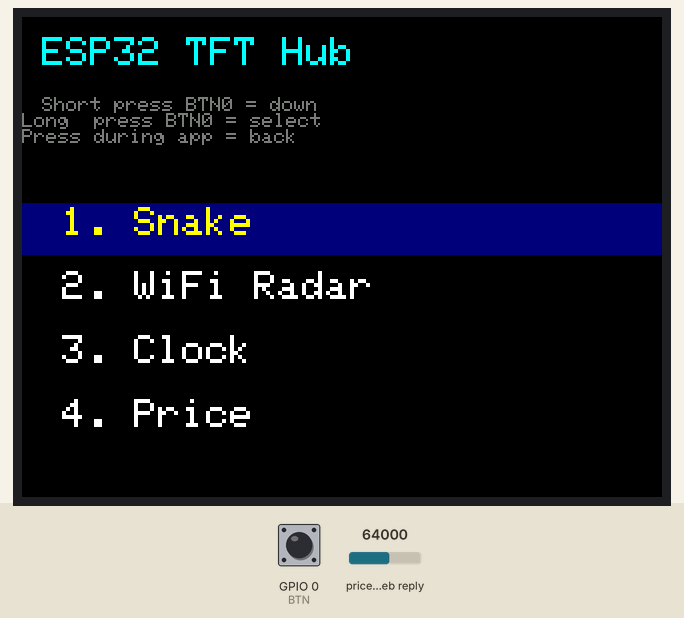
The sketch below on a simulated ESP32. On the bench: 320×240 colour display. Inputs (shaded band) come from the test bench; at power-on: GPIO 0 (BTN) HIGH, price in the web reply 64000. WiFi joins after 1.5 s; servers stay silent unless stated; random numbers use the default seed unless the sketch sets one; web services answer with replies made up by the test bench.

Above: at 1.5 s.
1.6 s: GPIO 0 (BTN) pulled LOW for 3.2 s
At 7.0 s:
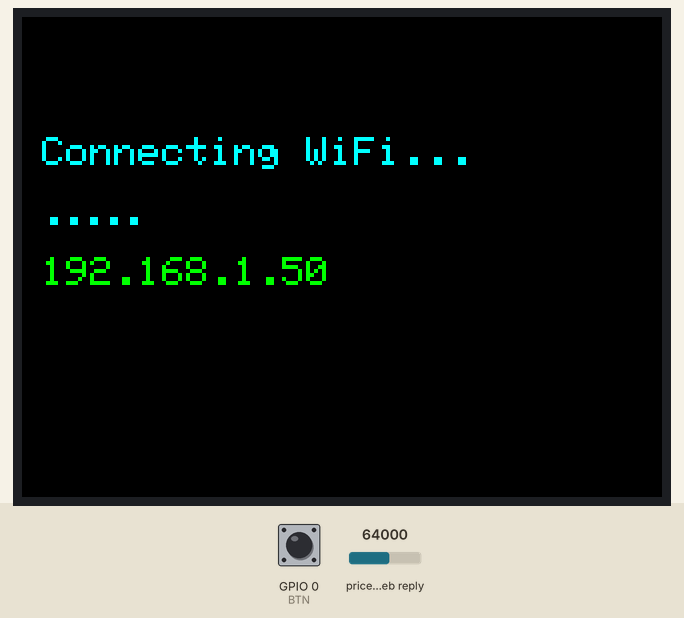
8.4 s: GPIO 0 (BTN) pulled LOW for 3.2 s
At 12.8 s:
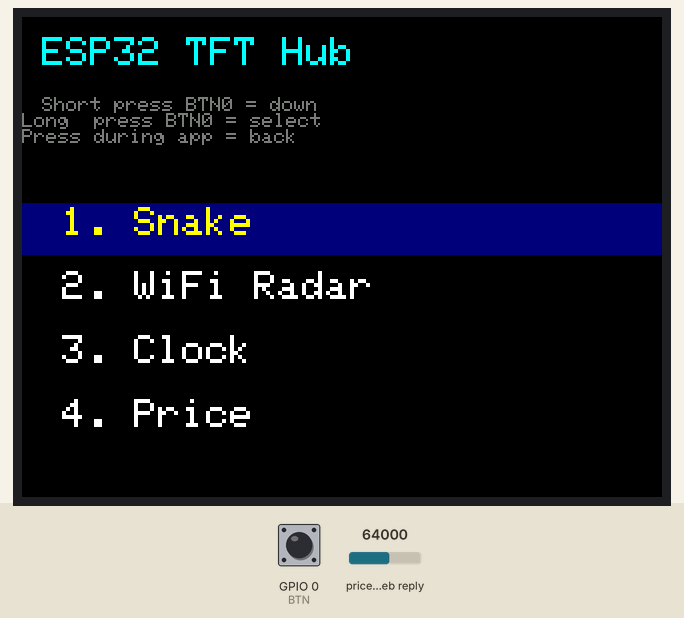
13.1 s: GPIO 0 (BTN) pulled LOW for 0.15 s
At 13.6 s:
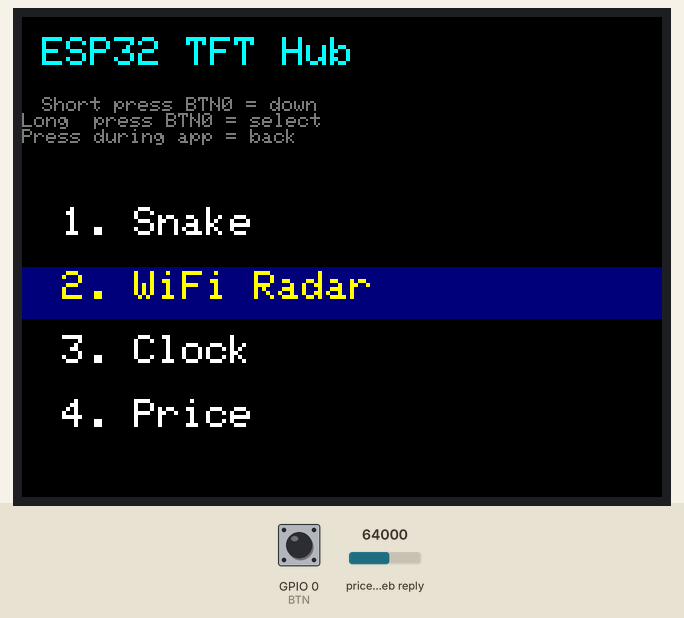
14.8 s: GPIO 0 (BTN) pulled LOW for 1 s
At 16.2 s:
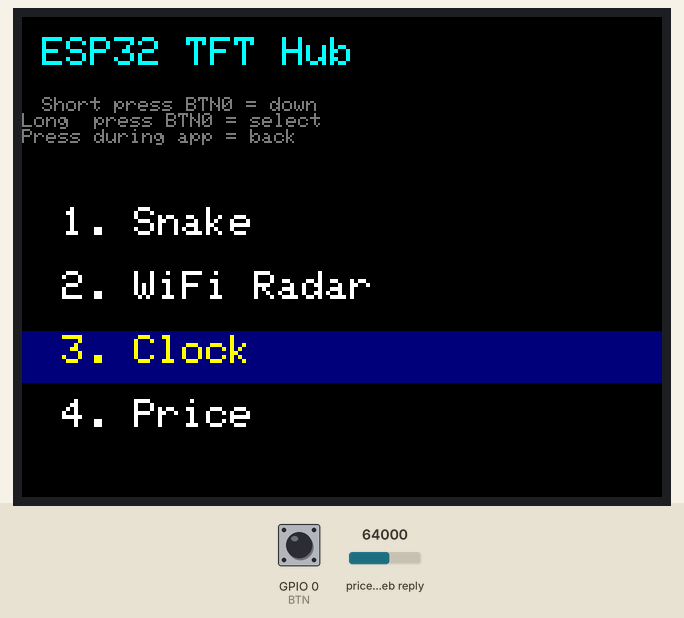
17.4 s: GPIO 0 (BTN) pulled LOW for 0.15 s
At 17.9 s:
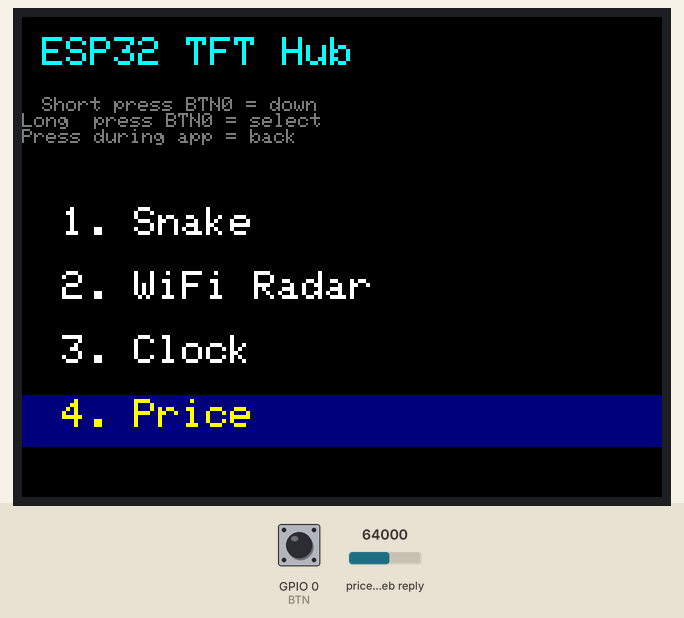
19.1 s: GPIO 0 (BTN) pulled LOW for 3.2 s
At 23.8 s:
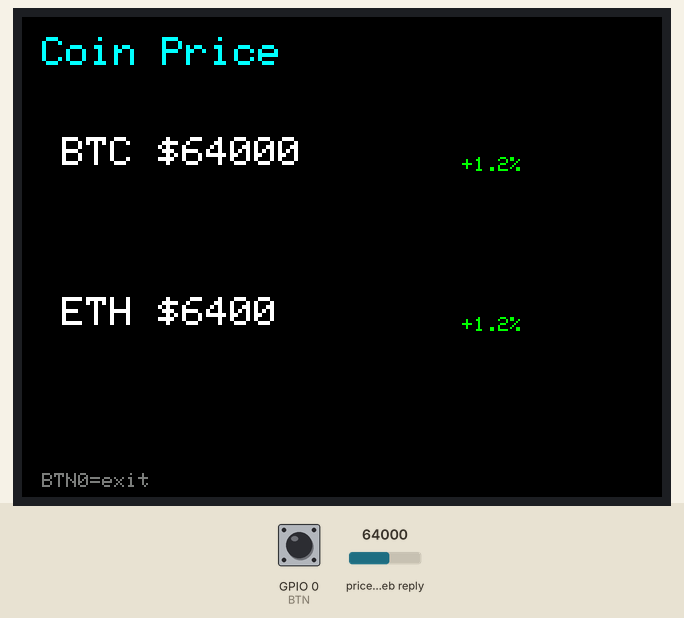
Timing chart, 0 to 25.1 s (numbered marks = the images above; inputs shaded):
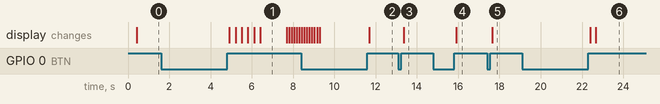

Measured:
- after the input at 1.6 s, the display: first changes after 3.3 s (image 1 shows a later state)
- after the input at 13.1 s, the display: changes after 0.25 s (image 3)
- after the input at 14.8 s, the display: changes after 1.1 s (image 4)
- after the input at 17.4 s, the display: changes after 0.25 s (image 5)
- after the input at 19.1 s, the display: first changes after 3.3 s (image 6 shows a later state)
- what the display in image 1 shows lasts 1.3 s, from 6.4 s to 7.7 s

The sketch:

tft_hub.ino
```cpp
/*
  🎮 ESP32 TFT 大礼包 · 4 合 1
  ==============================
  硬件：ESP32 + 2.4" ILI9341 TFT（仅这两块！）
  接线：TFT VCC→3V3  GND→GND  SCK→GPIO18  MOSI→GPIO23
        TFT CS→GPIO5  DC→GPIO16  RST→GPIO14  BLK→3V3
  控制：GPIO0 BOOT 键
        · 短按 = 菜单下移 / 退出当前项目
        · 长按(>1s) = 选中项目
  菜单：
    1. 🐍 Snake        贪吃蛇（手机网页遥控）
    2. 📡 WiFi Radar   扫周围 WiFi 信号
    3. 🕐 Clock        NTP 联网时钟
    4. 💰 Price        BTC/ETH 实时价
*/

#include <Adafruit_GFX.h>
#include <Adafruit_ILI9341.h>
#include <SPI.h>
#include <WiFi.h>
#include <WebServer.h>
#include <HTTPClient.h>

/* ============ 引脚 ============ */
#define TFT_MOSI 23
#define TFT_SCK  18
#define TFT_CS    5
#define TFT_DC   16
#define TFT_RST  14
#define BTN      0   // BOOT 键
Adafruit_ILI9341 tft = Adafruit_ILI9341(TFT_CS, TFT_DC, TFT_RST);

/* ============ WiFi ============ */
const char* WIFI_SSID = "YOUR_WIFI_SSID";
const char* WIFI_PASS = "YOUR_WIFI_PASSWORD";

/* ============ 菜单 ============ */
enum { MENU, SNAKE, RADAR, CLOCK, PRICE };
int current = MENU;
int menuSel = 0;
const char* items[] = { "1. Snake", "2. WiFi Radar", "3. Clock", "4. Price" };
const int ITEM_CNT = 4;

/* ============ BOOT 键检测 ============ */
bool btnPressed() { return digitalRead(BTN) == LOW; }

/* 返回：0=没按, 1=短按抬起, 2=长按抬起 */
int checkBtn() {
  static bool wasPressed = false;
  static unsigned long pressStart = 0;
  bool now = btnPressed();
  if (!wasPressed && now) { pressStart = millis(); wasPressed = true; return 0; }
  if (wasPressed && !now) {
    wasPressed = false;
    return (millis() - pressStart >= 1000) ? 2 : 1;
  }
  return 0;
}

/* ============ 联网 ============ */
bool wifiOK = false;
void connectWiFi() {
  if (WiFi.status() == WL_CONNECTED) { wifiOK = true; return; }
  tft.fillScreen(ILI9341_BLACK);
  tft.setTextColor(ILI9341_CYAN);
  tft.setTextSize(2);
  tft.setCursor(10, 60);
  tft.println("Connecting WiFi...");
  WiFi.begin(WIFI_SSID, WIFI_PASS);
  unsigned long t0 = millis();
  int dot = 0;
  while (WiFi.status() != WL_CONNECTED && millis() - t0 < 15000) {
    delay(300);
    tft.setCursor(10 + dot * 10, 90);
    tft.print(".");
    dot = (dot + 1) % 10;
  }
  wifiOK = (WiFi.status() == WL_CONNECTED);
  tft.setTextColor(wifiOK ? ILI9341_GREEN : ILI9341_RED);
  tft.setCursor(10, 120);
  tft.println(wifiOK ? WiFi.localIP().toString() : "FAIL — hotsp on?");
  delay(1200);
}

/* ============================================================ */
/*                     主菜单                                    */
/* ============================================================ */
void drawMenu() {
  tft.fillScreen(ILI9341_BLACK);
  tft.setTextColor(ILI9341_CYAN);
  tft.setTextSize(2);
  tft.setCursor(10, 10);
  tft.println("ESP32 TFT Hub");
  tft.setTextSize(1);
  tft.setCursor(10, 40);
  tft.setTextColor(ILI9341_DARKGREY);
  tft.println("Short press BTN0 = down");
  tft.println("Long  press BTN0 = select");
  tft.println("Press during app = back");

  for (int i = 0; i < ITEM_CNT; i++) {
    int y = 95 + i * 32;
    if (i == menuSel) {
      tft.fillRect(0, y - 2, 320, 26, ILI9341_NAVY);
      tft.setTextColor(ILI9341_YELLOW);
      tft.setTextSize(2);
    } else {
      tft.setTextColor(ILI9341_WHITE);
      tft.setTextSize(2);
    }
    tft.setCursor(20, y);
    tft.println(items[i]);
  }
}

void runMenu() {
  drawMenu();
  while (true) {
    int b = checkBtn();
    if (b == 1) { menuSel = (menuSel + 1) % ITEM_CNT; drawMenu(); delay(150); }
    if (b == 2) {
      current = menuSel + 1;  // MENU=0, SNAKE=1...
      return;
    }
    delay(30);
  }
}

/* ============================================================ */
/*                     🐍 贪吃蛇                                 */
/* ============================================================ */
#define GRID_W 32
#define GRID_H 24
#define CELL   10
enum Dir { UP, DOWN, LEFT, RIGHT };
struct Point { int x, y; };
#define MAX_SNAKE 200
Point snake[MAX_SNAKE];
int snakeLen = 3;
Dir sdir = RIGHT;
Point food;
bool srun = true;
int sscore = 0;
unsigned long lastTick = 0;
WebServer* srv = nullptr;

const char SNAKE_HTML[] PROGMEM = R"HTML(
<!DOCTYPE html><html><head><meta charset="utf-8"><meta name="viewport" content="width=device-width,initial-scale=1"><title>🐍 Snake</title>
<style>*{box-sizing:border-box}body{margin:0;background:#0d1b2a;color:#e0e1dd;font-family:-apple-system,sans-serif;min-height:100vh;display:flex;flex-direction:column;align-items:center;justify-content:center;gap:12px}h1{margin:0;font-size:20px;color:#48cae4}.box{background:#1b263b;border-radius:12px;padding:18px 22px;box-shadow:0 4px 20px rgba(0,0,0,.3);text-align:center}.btn{width:64px;height:64px;border:none;border-radius:12px;background:#415a77;color:#fff;font-size:28px;font-weight:bold;touch-action:manipulation}.btn:active{background:#48cae4;color:#0d1b2a;transform:scale(.92)}.row{display:flex;gap:10px;justify-content:center}#score{font-size:32px;font-weight:bold;color:#ffd166}#msg{color:#ef476f;font-weight:bold;min-height:20px}#act{background:#06d6a0}#act:active{background:#0ae1aa;color:#0d1b2a}</style></head>
<body><div class="box"><h1>🐍 ESP32 Snake</h1><div id="score">Score: 0</div><div id="msg"></div></div>
<div class="box"><div class="row"><button class="btn" ontouchstart="send('UP')">▲</button></div>
<div class="row"><button class="btn" ontouchstart="send('LEFT')">◀</button><button class="btn" id="act" ontouchstart="send('TOGGLE')">⏯</button><button class="btn" ontouchstart="send('RIGHT')">▶</button></div>
<div class="row"><button class="btn" ontouchstart="send('DOWN')">▼</button></div>
<div class="row" style="margin-top:8px"><button class="btn" ontouchstart="send('RESET')" style="background:#ef476f;font-size:18px">RESET</button></div></div>
<script>async function send(cmd){try{await fetch('/?cmd='+cmd)}catch(e){}}async function tick(){try{let r=await fetch('/state');let d=await r.json();document.getElementById('score').textContent='Score: '+d.score;document.getElementById('msg').textContent=d.msg||''}catch(e){}}setInterval(tick,500);</script></body></html>)HTML";

void drawCell(int x, int y, uint16_t c) { tft.fillRect(x*CELL, y*CELL, CELL-1, CELL-1, c); }
void sDrawBorder() { tft.fillRect(0,0,320,240,ILI9341_BLACK); tft.drawRect(0,0,319,239,ILI9341_DARKGREEN); }
void sSpawnFood() { for(int i=0;i<200;i++){food.x=random(1,GRID_W-1);food.y=random(1,GRID_H-1);bool ok=true;for(int j=0;j<snakeLen;j++)if(snake[j].x==food.x&&snake[j].y==food.y){ok=false;break;}if(ok)return;} }
void sReset() { sDrawBorder(); snakeLen=3; snake[0]={GRID_W/2,GRID_H/2}; snake[1]={GRID_W/2-1,GRID_H/2}; snake[2]={GRID_W/2-2,GRID_H/2}; sdir=RIGHT; sscore=0; srun=true; lastTick=0; sSpawnFood(); }

void sStep() {
  if (!srun) return;
  Point head = snake[0];
  if (sdir==UP) head.y--; else if (sdir==DOWN) head.y++;
  else if (sdir==LEFT) head.x--; else head.x++;
  if (head.x<=0||head.x>=GRID_W-1||head.y<=0||head.y>=GRID_H-1){srun=false;return;}
  for(int i=0;i<snakeLen;i++) if(snake[i].x==head.x&&snake[i].y==head.y){srun=false;return;}
  bool ate = (head.x==food.x && head.y==food.y);
  Point tail = snake[snakeLen-1];
  drawCell(tail.x, tail.y, ILI9341_BLACK);
  for(int i=snakeLen-1;i>0;i--) snake[i]=snake[i-1];
  snake[0]=head;
  if(ate){snakeLen++;sscore+=10;sSpawnFood();}
  drawCell(head.x, head.y, ILI9341_CYAN);
  drawCell(food.x, food.y, ILI9341_RED);
}

String snakeJson() { String m = srun ? "" : "GAME OVER"; return "{\"score\":"+String(sscore)+",\"msg\":\""+m+"\"}"; }
void sHandle() {
  String cmd = srv->arg("cmd");
  if(cmd=="UP"&&sdir!=DOWN)sdir=UP;
  if(cmd=="DOWN"&&sdir!=UP)sdir=DOWN;
  if(cmd=="LEFT"&&sdir!=RIGHT)sdir=LEFT;
  if(cmd=="RIGHT"&&sdir!=LEFT)sdir=RIGHT;
  if(cmd=="TOGGLE")srun=!srun;
  if(cmd=="RESET")sReset();
  srv->send_P(200,"text/html",SNAKE_HTML);
}
void sState(){ srv->send(200,"application/json",snakeJson()); }

void runSnake() {
  connectWiFi();
  tft.setTextColor(ILI9341_WHITE, ILI9341_BLACK);
  tft.setTextSize(1);
  tft.setCursor(10, 215); tft.println("Long press BTN0 = back");
  sReset();
  srv = new WebServer(80);
  srv->on("/", sHandle); srv->on("/state", sState);
  srv->begin();
  unsigned long start = millis();
  while (true) {
    srv->handleClient();
    if (millis() - lastTick >= 120) { sStep(); lastTick = millis(); }
    int b = checkBtn();
    if (b == 2) { srv->stop(); delete srv; return; }
    delay(10);
  }
}

/* ============================================================ */
/*                     📡 WiFi 雷达                             */
/* ============================================================ */
void runRadar() {
  connectWiFi();
  while (true) {
    tft.fillScreen(ILI9341_BLACK);
    tft.setTextColor(ILI9341_CYAN);
    tft.setTextSize(2); tft.setCursor(10, 5); tft.println("WiFi Radar");
    tft.setTextSize(1); tft.setTextColor(ILI9341_DARKGREY);
    tft.setCursor(10, 25); tft.println("Scanning...");
    int n = WiFi.scanNetworks();
    int rows = min(n, 10);
    int barY = 28;
    for (int i = 0; i < rows; i++) {
      int y = 32 + i * 18;
      tft.setTextColor(ILI9341_WHITE); tft.setTextSize(1);
      String ssid = WiFi.SSID(i);
      if (ssid.length() > 14) ssid = ssid.substring(0, 13) + ".";
      tft.setCursor(5, y); tft.print(ssid);
      int rssi = WiFi.RSSI(i);
      int pct = constrain(map(rssi, -95, -40, 0, 100), 0, 100);
      uint16_t col = pct > 60 ? ILI9341_GREEN : (pct > 30 ? ILI9341_YELLOW : ILI9341_RED);
      tft.fillRect(175, y + 2, (pct * 130) / 100, 10, col);
      tft.setTextColor(ILI9341_DARKGREY);
      tft.setCursor(308, y); tft.print((String)(int)pct);
    }
    tft.setTextColor(ILI9341_DARKGREY); tft.setCursor(10, 228);
    tft.print("Scanned "); tft.print(n); tft.print(" networks   BTN0=exit");
    WiFi.scanDelete();
    int b = checkBtn();
    if (b == 1 || b == 2) return;
    delay(5000);
  }
}

/* ============================================================ */
/*                     🕐 NTP 时钟                               */
/* ============================================================ */
#include <time.h>
const char* NTP_HOST = "pool.ntp.org";
const long  TZ_OFFSET = 8 * 3600;  // UTC+8 中国
const int   DST = 0;

void runClock() {
  connectWiFi();
  configTime(TZ_OFFSET, DST, NTP_HOST);
  tft.fillScreen(ILI9341_BLACK);
  while (true) {
    time_t now = time(nullptr);
    struct tm t; localtime_r(&now, &t);
    char dateStr[32]; char timeStr[16];
    snprintf(dateStr, sizeof(dateStr), "%04d-%02d-%02d  %s",
      t.tm_year+1900, t.tm_mon+1, t.tm_mday,
      (const char*[]){ "Sun","Mon","Tue","Wed","Thu","Fri","Sat" }[t.tm_wday]);
    snprintf(timeStr, sizeof(timeStr), "%02d:%02d:%02d", t.tm_hour, t.tm_min, t.tm_sec);

    tft.fillRect(0, 0, 320, 240, ILI9341_BLACK);
    tft.setTextColor(ILI9341_CYAN, ILI9341_BLACK);
    tft.setTextSize(1); tft.setCursor(10, 20); tft.println("ESP32 NTP Clock");
    tft.setTextColor(ILI9341_GREEN); tft.setTextSize(4);
    tft.setCursor(35, 70); tft.println(timeStr);
    tft.setTextColor(ILI9341_WHITE); tft.setTextSize(1);
    tft.setCursor(60, 160); tft.println(dateStr);
    tft.setTextColor(ILI9341_DARKGREY);
    tft.setCursor(10, 228); tft.println("BTN0=exit");

    int b = checkBtn();
    if (b == 1 || b == 2) return;
    delay(500);
  }
}

/* ============================================================ */
/*                     💰 币价看板                               */
/* ============================================================ */
void runPrice() {
  connectWiFi();
  tft.fillScreen(ILI9341_BLACK);
  tft.setTextSize(2); tft.setTextColor(ILI9341_CYAN);
  tft.setCursor(10, 10); tft.println("Coin Price");
  tft.setTextSize(1); tft.setTextColor(ILI9341_DARKGREY);
  tft.setCursor(10, 228); tft.println("BTN0=exit");

  unsigned long lastFetch = 0;
  char btcStr[24] = "..."; char ethStr[24] = "...";
  char btcChg[12] = "";   char ethChg[12] = "";
  int btcChgSign = 0, ethChgSign = 0;

  while (true) {
    if (WiFi.status() == WL_CONNECTED && millis() - lastFetch > 15000) {
      HTTPClient http;
      http.begin("http://api.coingecko.com/api/v3/simple/price?ids=bitcoin,ethereum&vs_currencies=usd&include_24hr_change=true");
      int code = http.GET();
      if (code == 200) {
        String payload = http.getString();
        // 简单解析，不引 ArduinoJson 省空间
        int bi = payload.indexOf("bitcoin");
        int ei = payload.indexOf("ethereum");
        if (bi >= 0) {
          int pi = payload.indexOf("usd", bi);
          int colon = payload.indexOf(":", pi);
          int comma = payload.indexOf(",", colon);
          String p = payload.substring(colon+1, comma);
          p.trim();
          float f = p.toFloat();
          snprintf(btcStr, sizeof(btcStr), "BTC $%.0f", f);
          // change
          int ci = payload.indexOf("24h_change", bi);
          int cc = payload.indexOf(":", ci);
          int ce = payload.indexOf(",", cc);
          String c = payload.substring(cc+1, ce);
          float cf = c.toFloat();
          btcChgSign = cf >= 0 ? 1 : -1;
          snprintf(btcChg, sizeof(btcChg), "%+.1f%%", cf);
        }
        if (ei >= 0) {
          int pi = payload.indexOf("usd", ei);
          int colon = payload.indexOf(":", pi);
          int comma = payload.indexOf(",", colon);
          String p = payload.substring(colon+1, comma);
          p.trim();
          float f = p.toFloat();
          snprintf(ethStr, sizeof(ethStr), "ETH $%.0f", f);
          int ci = payload.indexOf("24h_change", ei);
          int cc = payload.indexOf(":", ci);
          int ce = payload.indexOf(",", cc);
          String c = payload.substring(cc+1, ce);
          float cf = c.toFloat();
          ethChgSign = cf >= 0 ? 1 : -1;
          snprintf(ethChg, sizeof(ethChg), "%+.1f%%", cf);
        }
      }
      http.end();
      lastFetch = millis();
    }

    // 画
    tft.fillRect(0, 45, 320, 180, ILI9341_BLACK);
    tft.setTextColor(ILI9341_WHITE, ILI9341_BLACK); tft.setTextSize(2);
    tft.setCursor(20, 60);  tft.println(btcStr);
    tft.setCursor(20, 140); tft.println(ethStr);
    tft.setTextSize(1);
    tft.setTextColor(btcChgSign >= 0 ? ILI9341_GREEN : ILI9341_RED);
    tft.setCursor(220, 70); tft.println(btcChg);
    tft.setTextColor(ethChgSign >= 0 ? ILI9341_GREEN : ILI9341_RED);
    tft.setCursor(220, 150); tft.println(ethChg);

    int b = checkBtn();
    if (b == 1 || b == 2) return;
    delay(1000);
  }
}

/* ============================================================ */
/*                     Setup / Loop                             */
/* ============================================================ */
void setup() {
  Serial.begin(115200); delay(100);
  pinMode(BTN, INPUT_PULLUP);
  SPI.begin(TFT_SCK, -1, TFT_MOSI, TFT_CS);
  tft.begin();
  tft.setRotation(1);
  tft.fillScreen(ILI9341_BLACK);
}

void loop() {
  switch (current) {
    case MENU:  runMenu();  break;
    case SNAKE: runSnake(); current = MENU; break;
    case RADAR: runRadar(); current = MENU; break;
    case CLOCK: runClock(); current = MENU; break;
    case PRICE: runPrice(); current = MENU; break;
  }
}
```
